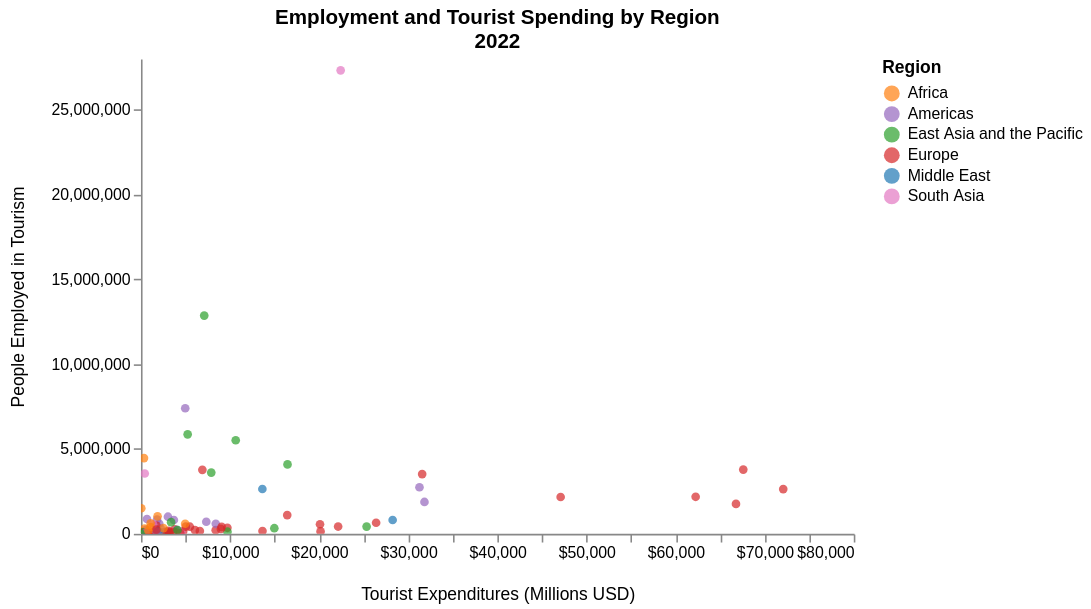

The cell this chart's notebook holds for it:
### Code cell
# Scatter plot, expenditure x employment, 2022, by country
data = tourism[
        (tourism["year"] == 2022) &
        (tourism["indicator_code"].isin(["INBD_EXPD_BPAY_TOTL_VSTR", "EMPL_TOTL_TOTL_TOTL_TOTL_PRSN"])) &
        (tourism["region"].notna())
    ]

data_wide = (
    data.pivot_table(
        index = ["reporter_area_label", "region"],
        columns = "indicator_code",
        values = "value"
    ).dropna().reset_index()
)

def scatter_1(df):
    chart = alt.Chart(df).mark_point(filled = True).encode(
        alt.X("INBD_EXPD_BPAY_TOTL_VSTR:Q", axis = alt.Axis(format = "$,.0f")).title("Tourist Expenditures (Millions USD)"),
        alt.Y("EMPL_TOTL_TOTL_TOTL_TOTL_PRSN:Q").title("People Employed in Tourism"),
        color = alt.Color("region:N", title = "Region"),
        tooltip = alt.Tooltip("reporter_area_label", title = "")
    ).properties(
        title = {
            "text" : [
                    "Employment and Tourist Spending by Region",
                    "2022"
            ]
        }
    ).interactive()
    # ).facet(
    #     facet = alt.Facet("region:N", title="Region"),
    #     columns = 1
    # ).resolve_scale(
    #     x="independent",
    #     y="independent"
    # )

    return chart

# Render chart
scatter_1(data_wide)

### Figure 1 — Vega-Lite specification as saved in the notebook (floating-point values rounded to 4 significant figures)
{"config": {"axis": {"grid": false, "titleFontWeight": "normal", "titlePadding": 15}, "view": {"stroke": null, "width": 450}, "range": {"category": ["#ff7f0e", "#9467bd", "#2ca02c", "#d62728", "#1f77b4", "#e377c2"]}}, "data": {"name": "data-02c7afef946f45800c6be64aac2bfdce"}, "mark": {"type": "point", "filled": true}, "encoding": {"color": {"field": "region", "title": "Region", "type": "nominal"}, "tooltip": {"field": "reporter_area_label", "title": "", "type": "nominal"}, "x": {"axis": {"format": "$,.0f"}, "field": "INBD_EXPD_BPAY_TOTL_VSTR", "title": "Tourist Expenditures (Millions USD)", "type": "quantitative"}, "y": {"field": "EMPL_TOTL_TOTL_TOTL_TOTL_PRSN", "title": "People Employed in Tourism", "type": "quantitative"}}, "params": [{"name": "param_1e9efca18e7a2868", "select": {"type": "interval", "encodings": ["x", "y"]}, "bind": "scales"}], "title": {"text": ["Employment and Tourist Spending by Region", "2022"]}, "$schema": "https://vega.github.io/schema/vega-lite/v6.4.1.json", "datasets": {"data-02c7afef946f45800c6be64aac2bfdce": [{"reporter_area_label": "Albania", "region": "Europe", "EMPL_TOTL_TOTL_TOTL_TOTL_PRSN": 120800.0, "INBD_EXPD_BPAY_TOTL_VSTR": 3255.0}, {"reporter_area_label": "Angola", "region": "Africa", "EMPL_TOTL_TOTL_TOTL_TOTL_PRSN": 161100.0, "INBD_EXPD_BPAY_TOTL_VSTR": 24.29}, {"reporter_area_label": "Argentina", "region": "Americas", "EMPL_TOTL_TOTL_TOTL_TOTL_PRSN": 810500.0, "INBD_EXPD_BPAY_TOTL_VSTR": 3694.0}, {"reporter_area_label": "Armenia", "region": "Europe", "EMPL_TOTL_TOTL_TOTL_TOTL_PRSN": 80370.0, "INBD_EXPD_BPAY_TOTL_VSTR": 2565.0}, {"reporter_area_label": "Australia", "region": "East Asia and the Pacific", "EMPL_TOTL_TOTL_TOTL_TOTL_PRSN": 427100.0, "INBD_EXPD_BPAY_TOTL_VSTR": 25320.0}, {"reporter_area_label": "Austria", "region": "Europe", "EMPL_TOTL_TOTL_TOTL_TOTL_PRSN": 428000.0, "INBD_EXPD_BPAY_TOTL_VSTR": 22130.0}, {"reporter_area_label": "Bahrain", "region": "Middle East", "EMPL_TOTL_TOTL_TOTL_TOTL_PRSN": 109300.0, "INBD_EXPD_BPAY_TOTL_VSTR": 2851.0}, {"reporter_area_label": "Bangladesh", "region": "South Asia", "EMPL_TOTL_TOTL_TOTL_TOTL_PRSN": 3554000.0, "INBD_EXPD_BPAY_TOTL_VSTR": 421.5}, {"reporter_area_label": "Barbados", "region": "Americas", "EMPL_TOTL_TOTL_TOTL_TOTL_PRSN": 7296.0, "INBD_EXPD_BPAY_TOTL_VSTR": 928.6}, {"reporter_area_label": "Belgium", "region": "Europe", "EMPL_TOTL_TOTL_TOTL_TOTL_PRSN": 353700.0, "INBD_EXPD_BPAY_TOTL_VSTR": 9697.0}, {"reporter_area_label": "Bhutan", "region": "South Asia", "EMPL_TOTL_TOTL_TOTL_TOTL_PRSN": 17580.0, "INBD_EXPD_BPAY_TOTL_VSTR": 0.2381}, {"reporter_area_label": "Bolivia (Plurinational State of)", "region": "Americas", "EMPL_TOTL_TOTL_TOTL_TOTL_PRSN": 872700.0, "INBD_EXPD_BPAY_TOTL_VSTR": 674.5}, {"reporter_area_label": "Botswana", "region": "Africa", "EMPL_TOTL_TOTL_TOTL_TOTL_PRSN": 46300.0, "INBD_EXPD_BPAY_TOTL_VSTR": 350.1}, {"reporter_area_label": "Brazil", "region": "Americas", "EMPL_TOTL_TOTL_TOTL_TOTL_PRSN": 7399000.0, "INBD_EXPD_BPAY_TOTL_VSTR": 4968.0}, {"reporter_area_label": "Brunei Darussalam", "region": "East Asia and the Pacific", "EMPL_TOTL_TOTL_TOTL_TOTL_PRSN": 20400.0, "INBD_EXPD_BPAY_TOTL_VSTR": 118.2}, {"reporter_area_label": "Bulgaria", "region": "Europe", "EMPL_TOTL_TOTL_TOTL_TOTL_PRSN": 261200.0, "INBD_EXPD_BPAY_TOTL_VSTR": 3793.0}, {"reporter_area_label": "Cabo Verde", "region": "Africa", "EMPL_TOTL_TOTL_TOTL_TOTL_PRSN": 19200.0, "INBD_EXPD_BPAY_TOTL_VSTR": 403.0}, {"reporter_area_label": "Canada", "region": "Americas", "EMPL_TOTL_TOTL_TOTL_TOTL_PRSN": 1877000.0, "INBD_EXPD_BPAY_TOTL_VSTR": 31820.0}, {"reporter_area_label": "Chile", "region": "Americas", "EMPL_TOTL_TOTL_TOTL_TOTL_PRSN": 590100.0, "INBD_EXPD_BPAY_TOTL_VSTR": 2051.0}, {"reporter_area_label": "China, Hong Kong Special Administrative Region", "region": "East Asia and the Pacific", "EMPL_TOTL_TOTL_TOTL_TOTL_PRSN": 29600.0, "INBD_EXPD_BPAY_TOTL_VSTR": 3135.0}, {"reporter_area_label": "China, Macao Special Administrative Region", "region": "East Asia and the Pacific", "EMPL_TOTL_TOTL_TOTL_TOTL_PRSN": 123500.0, "INBD_EXPD_BPAY_TOTL_VSTR": 9707.0}, {"reporter_area_label": "Colombia", "region": "Americas", "EMPL_TOTL_TOTL_TOTL_TOTL_PRSN": 709300.0, "INBD_EXPD_BPAY_TOTL_VSTR": 7330.0}, {"reporter_area_label": "Costa Rica", "region": "Americas", "EMPL_TOTL_TOTL_TOTL_TOTL_PRSN": 239100.0, "INBD_EXPD_BPAY_TOTL_VSTR": 4031.0}, {"reporter_area_label": "Croatia", "region": "Europe", "EMPL_TOTL_TOTL_TOTL_TOTL_PRSN": 160800.0, "INBD_EXPD_BPAY_TOTL_VSTR": 13640.0}, {"reporter_area_label": "Cyprus", "region": "Europe", "EMPL_TOTL_TOTL_TOTL_TOTL_PRSN": 53940.0, "INBD_EXPD_BPAY_TOTL_VSTR": 2880.0}, {"reporter_area_label": "Czechia", "region": "Europe", "EMPL_TOTL_TOTL_TOTL_TOTL_PRSN": 219500.0, "INBD_EXPD_BPAY_TOTL_VSTR": 6055.0}, {"reporter_area_label": "Democratic Republic of the Congo", "region": "Africa", "EMPL_TOTL_TOTL_TOTL_TOTL_PRSN": 1507000.0, "INBD_EXPD_BPAY_TOTL_VSTR": 33.82}, {"reporter_area_label": "Denmark", "region": "Europe", "EMPL_TOTL_TOTL_TOTL_TOTL_PRSN": 214800.0, "INBD_EXPD_BPAY_TOTL_VSTR": 8386.0}, {"reporter_area_label": "Dominican Republic", "region": "Americas", "EMPL_TOTL_TOTL_TOTL_TOTL_PRSN": 590200.0, "INBD_EXPD_BPAY_TOTL_VSTR": 8395.0}, {"reporter_area_label": "Ecuador", "region": "Americas", "EMPL_TOTL_TOTL_TOTL_TOTL_PRSN": 832900.0, "INBD_EXPD_BPAY_TOTL_VSTR": 1803.0}, {"reporter_area_label": "Egypt", "region": "Middle East", "EMPL_TOTL_TOTL_TOTL_TOTL_PRSN": 2639000.0, "INBD_EXPD_BPAY_TOTL_VSTR": 13620.0}, {"reporter_area_label": "El Salvador", "region": "Americas", "EMPL_TOTL_TOTL_TOTL_TOTL_PRSN": 301200.0, "INBD_EXPD_BPAY_TOTL_VSTR": 2235.0}, {"reporter_area_label": "Estonia", "region": "Europe", "EMPL_TOTL_TOTL_TOTL_TOTL_PRSN": 26870.0, "INBD_EXPD_BPAY_TOTL_VSTR": 1620.0}, {"reporter_area_label": "Finland", "region": "Europe", "EMPL_TOTL_TOTL_TOTL_TOTL_PRSN": 138300.0, "INBD_EXPD_BPAY_TOTL_VSTR": 4728.0}, {"reporter_area_label": "France", "region": "Europe", "EMPL_TOTL_TOTL_TOTL_TOTL_PRSN": 1762000.0, "INBD_EXPD_BPAY_TOTL_VSTR": 66780.0}, {"reporter_area_label": "Georgia", "region": "Europe", "EMPL_TOTL_TOTL_TOTL_TOTL_PRSN": 104000.0, "INBD_EXPD_BPAY_TOTL_VSTR": 3782.0}, {"reporter_area_label": "Germany", "region": "Europe", "EMPL_TOTL_TOTL_TOTL_TOTL_PRSN": 3517000.0, "INBD_EXPD_BPAY_TOTL_VSTR": 31560.0}, {"reporter_area_label": "Greece", "region": "Europe", "EMPL_TOTL_TOTL_TOTL_TOTL_PRSN": 564900.0, "INBD_EXPD_BPAY_TOTL_VSTR": 20090.0}, {"reporter_area_label": "Honduras", "region": "Americas", "EMPL_TOTL_TOTL_TOTL_TOTL_PRSN": 239500.0, "INBD_EXPD_BPAY_TOTL_VSTR": 551.5}, {"reporter_area_label": "Hungary", "region": "Europe", "EMPL_TOTL_TOTL_TOTL_TOTL_PRSN": 409900.0, "INBD_EXPD_BPAY_TOTL_VSTR": 9052.0}, {"reporter_area_label": "India", "region": "South Asia", "EMPL_TOTL_TOTL_TOTL_TOTL_PRSN": 27310000.0, "INBD_EXPD_BPAY_TOTL_VSTR": 22410.0}, {"reporter_area_label": "Indonesia", "region": "East Asia and the Pacific", "EMPL_TOTL_TOTL_TOTL_TOTL_PRSN": 12860000.0, "INBD_EXPD_BPAY_TOTL_VSTR": 7099.0}, {"reporter_area_label": "Israel", "region": "Europe", "EMPL_TOTL_TOTL_TOTL_TOTL_PRSN": 418200.0, "INBD_EXPD_BPAY_TOTL_VSTR": 5486.0}, {"reporter_area_label": "Italy", "region": "Europe", "EMPL_TOTL_TOTL_TOTL_TOTL_PRSN": 2167000.0, "INBD_EXPD_BPAY_TOTL_VSTR": 47100.0}, {"reporter_area_label": "Japan", "region": "East Asia and the Pacific", "EMPL_TOTL_TOTL_TOTL_TOTL_PRSN": 5511000.0, "INBD_EXPD_BPAY_TOTL_VSTR": 10630.0}, {"reporter_area_label": "Kazakhstan", "region": "Europe", "EMPL_TOTL_TOTL_TOTL_TOTL_PRSN": 488600.0, "INBD_EXPD_BPAY_TOTL_VSTR": 1734.0}, {"reporter_area_label": "Kenya", "region": "Africa", "EMPL_TOTL_TOTL_TOTL_TOTL_PRSN": 1031000.0, "INBD_EXPD_BPAY_TOTL_VSTR": 1862.0}, {"reporter_area_label": "Lao People's Democratic Republic", "region": "East Asia and the Pacific", "EMPL_TOTL_TOTL_TOTL_TOTL_PRSN": 28740.0, "INBD_EXPD_BPAY_TOTL_VSTR": 267.3}, {"reporter_area_label": "Latvia", "region": "Europe", "EMPL_TOTL_TOTL_TOTL_TOTL_PRSN": 63400.0, "INBD_EXPD_BPAY_TOTL_VSTR": 1072.0}, {"reporter_area_label": "Lithuania", "region": "Europe", "EMPL_TOTL_TOTL_TOTL_TOTL_PRSN": 47390.0, "INBD_EXPD_BPAY_TOTL_VSTR": 1174.0}, {"reporter_area_label": "Madagascar", "region": "Africa", "EMPL_TOTL_TOTL_TOTL_TOTL_PRSN": 307600.0, "INBD_EXPD_BPAY_TOTL_VSTR": 405.4}, {"reporter_area_label": "Malaysia", "region": "East Asia and the Pacific", "EMPL_TOTL_TOTL_TOTL_TOTL_PRSN": 3608000.0, "INBD_EXPD_BPAY_TOTL_VSTR": 7888.0}, {"reporter_area_label": "Maldives", "region": "South Asia", "EMPL_TOTL_TOTL_TOTL_TOTL_PRSN": 81720.0, "INBD_EXPD_BPAY_TOTL_VSTR": 4513.0}, {"reporter_area_label": "Malta", "region": "Europe", "EMPL_TOTL_TOTL_TOTL_TOTL_PRSN": 41560.0, "INBD_EXPD_BPAY_TOTL_VSTR": 4413.0}, {"reporter_area_label": "Mauritius", "region": "Africa", "EMPL_TOTL_TOTL_TOTL_TOTL_PRSN": 27540.0, "INBD_EXPD_BPAY_TOTL_VSTR": 1650.0}, {"reporter_area_label": "Mexico", "region": "Americas", "EMPL_TOTL_TOTL_TOTL_TOTL_PRSN": 2744000.0, "INBD_EXPD_BPAY_TOTL_VSTR": 31260.0}, {"reporter_area_label": "Mongolia", "region": "East Asia and the Pacific", "EMPL_TOTL_TOTL_TOTL_TOTL_PRSN": 73340.0, "INBD_EXPD_BPAY_TOTL_VSTR": 260.8}, {"reporter_area_label": "New Zealand", "region": "East Asia and the Pacific", "EMPL_TOTL_TOTL_TOTL_TOTL_PRSN": 214600.0, "INBD_EXPD_BPAY_TOTL_VSTR": 4096.0}, {"reporter_area_label": "Nigeria", "region": "Africa", "EMPL_TOTL_TOTL_TOTL_TOTL_PRSN": 4461000.0, "INBD_EXPD_BPAY_TOTL_VSTR": 337.6}, {"reporter_area_label": "North Macedonia", "region": "Europe", "EMPL_TOTL_TOTL_TOTL_TOTL_PRSN": 24490.0, "INBD_EXPD_BPAY_TOTL_VSTR": 483.6}, {"reporter_area_label": "Norway", "region": "Europe", "EMPL_TOTL_TOTL_TOTL_TOTL_PRSN": 159000.0, "INBD_EXPD_BPAY_TOTL_VSTR": 6608.0}, {"reporter_area_label": "Oman", "region": "Middle East", "EMPL_TOTL_TOTL_TOTL_TOTL_PRSN": 146400.0, "INBD_EXPD_BPAY_TOTL_VSTR": 1961.0}, {"reporter_area_label": "Papua New Guinea", "region": "East Asia and the Pacific", "EMPL_TOTL_TOTL_TOTL_TOTL_PRSN": 100000.0, "INBD_EXPD_BPAY_TOTL_VSTR": 4.257}, {"reporter_area_label": "Peru", "region": "Americas", "EMPL_TOTL_TOTL_TOTL_TOTL_PRSN": 1008000.0, "INBD_EXPD_BPAY_TOTL_VSTR": 3027.0}, {"reporter_area_label": "Philippines", "region": "East Asia and the Pacific", "EMPL_TOTL_TOTL_TOTL_TOTL_PRSN": 5862000.0, "INBD_EXPD_BPAY_TOTL_VSTR": 5238.0}, {"reporter_area_label": "Poland", "region": "Europe", "EMPL_TOTL_TOTL_TOTL_TOTL_PRSN": 1104000.0, "INBD_EXPD_BPAY_TOTL_VSTR": 16410.0}, {"reporter_area_label": "Portugal", "region": "Europe", "EMPL_TOTL_TOTL_TOTL_TOTL_PRSN": 650300.0, "INBD_EXPD_BPAY_TOTL_VSTR": 26390.0}, {"reporter_area_label": "Republic of Korea", "region": "East Asia and the Pacific", "EMPL_TOTL_TOTL_TOTL_TOTL_PRSN": 330700.0, "INBD_EXPD_BPAY_TOTL_VSTR": 14970.0}, {"reporter_area_label": "Republic of Moldova", "region": "Europe", "EMPL_TOTL_TOTL_TOTL_TOTL_PRSN": 36830.0, "INBD_EXPD_BPAY_TOTL_VSTR": 849.4}, {"reporter_area_label": "Romania", "region": "Europe", "EMPL_TOTL_TOTL_TOTL_TOTL_PRSN": 421500.0, "INBD_EXPD_BPAY_TOTL_VSTR": 5036.0}, {"reporter_area_label": "Russian Federation", "region": "Europe", "EMPL_TOTL_TOTL_TOTL_TOTL_PRSN": 3770000.0, "INBD_EXPD_BPAY_TOTL_VSTR": 6890.0}, {"reporter_area_label": "Samoa", "region": "East Asia and the Pacific", "EMPL_TOTL_TOTL_TOTL_TOTL_PRSN": 4753.0, "INBD_EXPD_BPAY_TOTL_VSTR": 57.68}, {"reporter_area_label": "Saudi Arabia", "region": "Middle East", "EMPL_TOTL_TOTL_TOTL_TOTL_PRSN": 814900.0, "INBD_EXPD_BPAY_TOTL_VSTR": 28250.0}, {"reporter_area_label": "Serbia", "region": "Europe", "EMPL_TOTL_TOTL_TOTL_TOTL_PRSN": 169900.0, "INBD_EXPD_BPAY_TOTL_VSTR": 3061.0}, {"reporter_area_label": "Slovakia", "region": "Europe", "EMPL_TOTL_TOTL_TOTL_TOTL_PRSN": 144900.0, "INBD_EXPD_BPAY_TOTL_VSTR": 1482.0}, {"reporter_area_label": "Slovenia", "region": "Europe", "EMPL_TOTL_TOTL_TOTL_TOTL_PRSN": 64110.0, "INBD_EXPD_BPAY_TOTL_VSTR": 3181.0}, {"reporter_area_label": "South Africa", "region": "Africa", "EMPL_TOTL_TOTL_TOTL_TOTL_PRSN": 590900.0, "INBD_EXPD_BPAY_TOTL_VSTR": 4962.0}, {"reporter_area_label": "Spain", "region": "Europe", "EMPL_TOTL_TOTL_TOTL_TOTL_PRSN": 2634000.0, "INBD_EXPD_BPAY_TOTL_VSTR": 72080.0}, {"reporter_area_label": "Sri Lanka", "region": "South Asia", "EMPL_TOTL_TOTL_TOTL_TOTL_PRSN": 560500.0, "INBD_EXPD_BPAY_TOTL_VSTR": 1357.0}, {"reporter_area_label": "Sudan", "region": "Africa", "EMPL_TOTL_TOTL_TOTL_TOTL_PRSN": 399600.0, "INBD_EXPD_BPAY_TOTL_VSTR": 1065.0}, {"reporter_area_label": "Sweden", "region": "Europe", "EMPL_TOTL_TOTL_TOTL_TOTL_PRSN": 286000.0, "INBD_EXPD_BPAY_TOTL_VSTR": 8969.0}, {"reporter_area_label": "Switzerland", "region": "Europe", "EMPL_TOTL_TOTL_TOTL_TOTL_PRSN": 141100.0, "INBD_EXPD_BPAY_TOTL_VSTR": 20160.0}, {"reporter_area_label": "Taiwan Province of China", "region": "East Asia and the Pacific", "EMPL_TOTL_TOTL_TOTL_TOTL_PRSN": 688300.0, "INBD_EXPD_BPAY_TOTL_VSTR": 3381.0}, {"reporter_area_label": "Tajikistan", "region": "Europe", "EMPL_TOTL_TOTL_TOTL_TOTL_PRSN": 55460.0, "INBD_EXPD_BPAY_TOTL_VSTR": 74.24}, {"reporter_area_label": "Thailand", "region": "East Asia and the Pacific", "EMPL_TOTL_TOTL_TOTL_TOTL_PRSN": 4091000.0, "INBD_EXPD_BPAY_TOTL_VSTR": 16450.0}, {"reporter_area_label": "Timor-Leste", "region": "East Asia and the Pacific", "EMPL_TOTL_TOTL_TOTL_TOTL_PRSN": 4508.0, "INBD_EXPD_BPAY_TOTL_VSTR": 42.7}, {"reporter_area_label": "Trinidad and Tobago", "region": "Americas", "EMPL_TOTL_TOTL_TOTL_TOTL_PRSN": 54300.0, "INBD_EXPD_BPAY_TOTL_VSTR": 505.6}, {"reporter_area_label": "Tunisia", "region": "Africa", "EMPL_TOTL_TOTL_TOTL_TOTL_PRSN": 330200.0, "INBD_EXPD_BPAY_TOTL_VSTR": 2526.0}, {"reporter_area_label": "Tuvalu", "region": "East Asia and the Pacific", "EMPL_TOTL_TOTL_TOTL_TOTL_PRSN": 98.0, "INBD_EXPD_BPAY_TOTL_VSTR": 1.521}, {"reporter_area_label": "Türkiye", "region": "Europe", "EMPL_TOTL_TOTL_TOTL_TOTL_PRSN": 2181000.0, "INBD_EXPD_BPAY_TOTL_VSTR": 62250.0}, {"reporter_area_label": "Uganda", "region": "Africa", "EMPL_TOTL_TOTL_TOTL_TOTL_PRSN": 610800.0, "INBD_EXPD_BPAY_TOTL_VSTR": 1086.0}, {"reporter_area_label": "United Kingdom of Great Britain and Northern Ireland", "region": "Europe", "EMPL_TOTL_TOTL_TOTL_TOTL_PRSN": 3784000.0, "INBD_EXPD_BPAY_TOTL_VSTR": 67600.0}, {"reporter_area_label": "Uruguay", "region": "Americas", "EMPL_TOTL_TOTL_TOTL_TOTL_PRSN": 115200.0, "INBD_EXPD_BPAY_TOTL_VSTR": 1729.0}, {"reporter_area_label": "Uzbekistan", "region": "Europe", "EMPL_TOTL_TOTL_TOTL_TOTL_PRSN": 244200.0, "INBD_EXPD_BPAY_TOTL_VSTR": 1730.0}, {"reporter_area_label": "Zambia", "region": "Africa", "EMPL_TOTL_TOTL_TOTL_TOTL_PRSN": 177700.0, "INBD_EXPD_BPAY_TOTL_VSTR": 828.5}]}}
